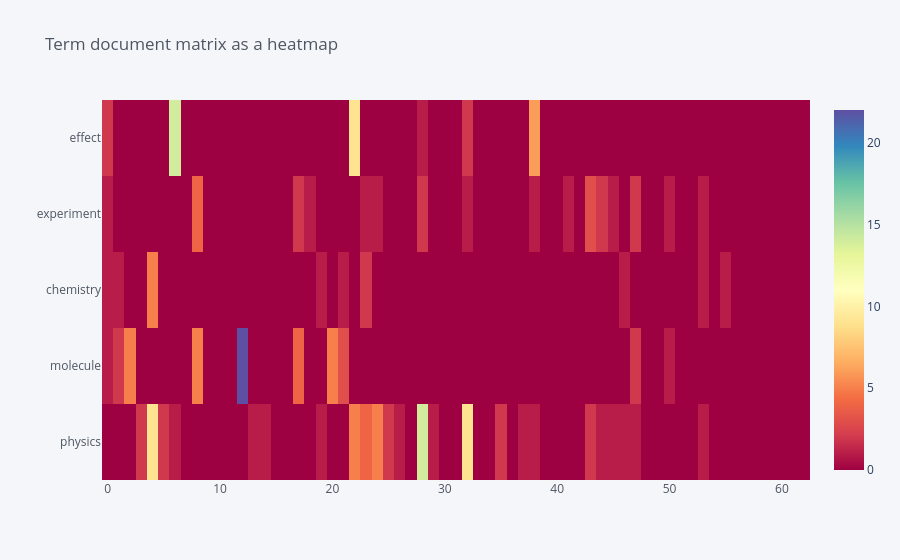

Notebook cell for this chart:
### Code cell
df[words].iplot(kind='heatmap',colorscale='spectral',title='Term document matrix as a heatmap')

### Figure 1 — Plotly figure (JSON) as saved in the notebook; plotly's stock layout.template omitted (floating-point values rounded to 4 significant figures; data arrays with more than 128 entries replaced by an {"elided": "..."} marker saying what was removed)
{"data": [{"colorscale": [[0, "rgb(158,1,66)"], [0.1, "rgb(213,62,79)"], [0.2, "rgb(244,109,67)"], [0.3, "rgb(253,174,97)"], [0.4, "rgb(254,224,139)"], [0.5, "rgb(255,255,191)"], [0.6, "rgb(230,245,152)"], [0.7, "rgb(171,221,164)"], [0.8, "rgb(102,194,165)"], [0.9, "rgb(50,136,189)"], [1, "rgb(94,79,162)"]], "type": "heatmap", "x": [0, 1, 2, 3, 4, 5, 6, 7, 8, 9, 10, 11, 12, 13, 14, 15, 16, 17, 18, 19, 20, 21, 22, 23, 24, 25, 26, 27, 28, 29, 30, 31, 32, 33, 34, 35, 36, 37, 38, 39, 40, 41, 42, 43, 44, 45, 46, 47, 48, 49, 50, 51, 52, 53, 54, 55, 56, 57, 58, 59, 60, 61, 62], "y": ["physics", "molecule", "chemistry", "experiment", "effect"], "z": {"elided": "5x63 int values"}, "zmax": 22, "zmin": 0}], "layout": {"autosize": true, "legend": {"bgcolor": "#F5F6F9", "font": {"color": "#4D5663"}}, "paper_bgcolor": "#F5F6F9", "plot_bgcolor": "#F5F6F9", "title": {"font": {"color": "#4D5663"}, "text": "Term document matrix as a heatmap"}, "xaxis": {"autorange": true, "gridcolor": "#E1E5ED", "range": [-0.5, 62.5], "showgrid": true, "tickfont": {"color": "#4D5663"}, "title": {"font": {"color": "#4D5663"}, "text": ""}, "type": "linear", "zerolinecolor": "#E1E5ED"}, "yaxis": {"autorange": true, "gridcolor": "#E1E5ED", "range": [-0.5, 4.5], "showgrid": true, "tickfont": {"color": "#4D5663"}, "title": {"font": {"color": "#4D5663"}, "text": ""}, "type": "category", "zerolinecolor": "#E1E5ED"}}}
